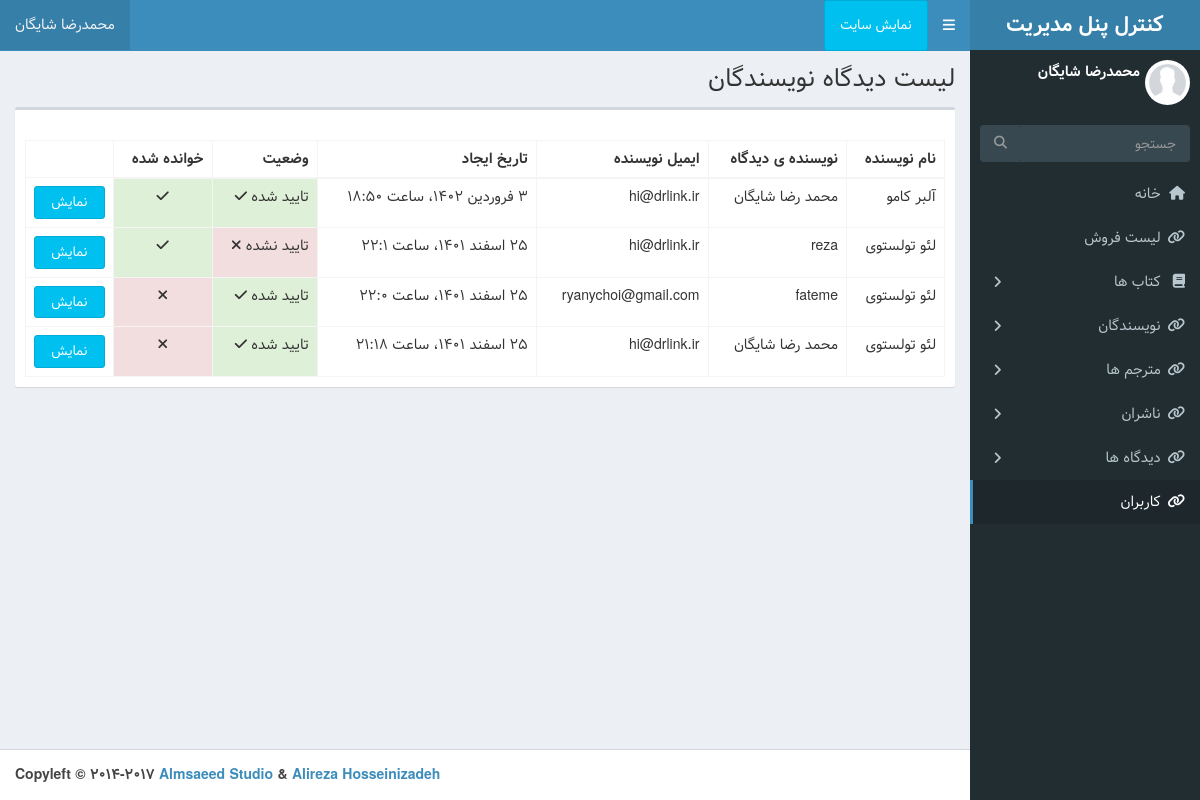
The page /account/admin-dashboard/author-comments (signed in) on the database as committed earlier.
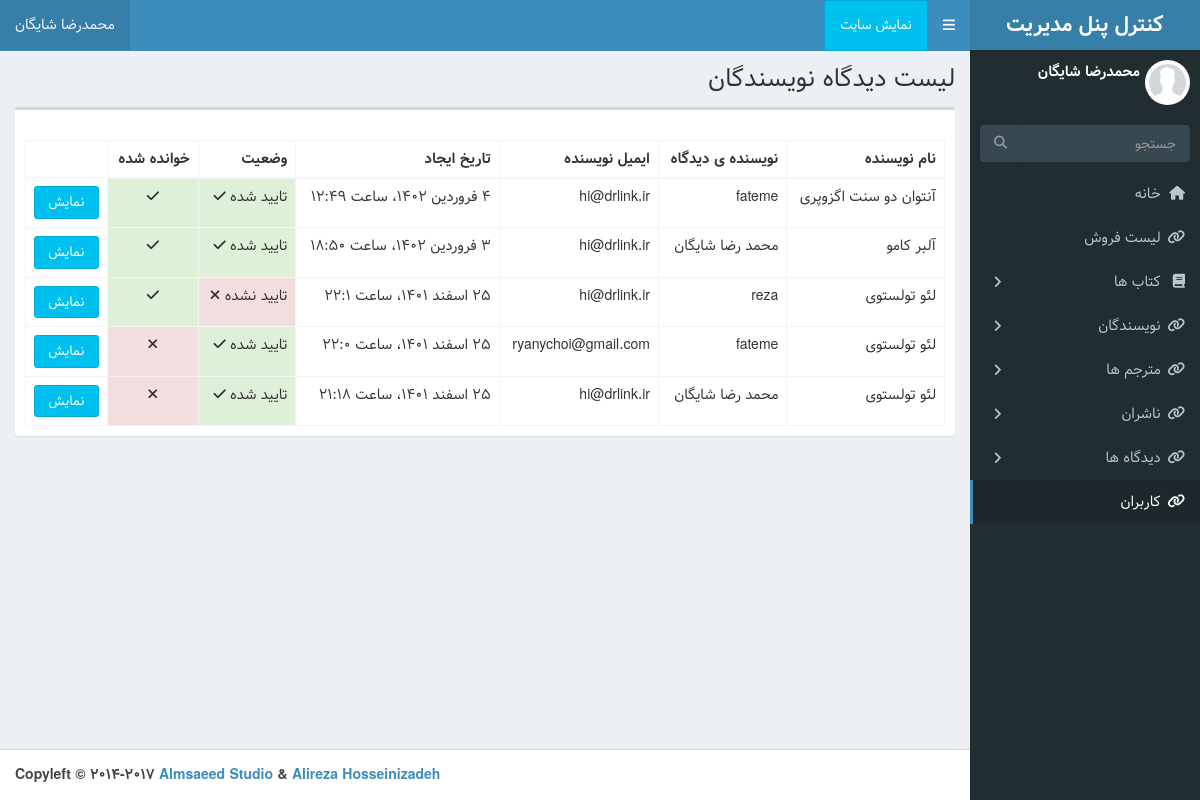
The same page on the database as committed later.
### book/models.py (models this page shows, shortened)
class AuthorComment(models.Model):
	author = models.ForeignKey(Author,on_delete=models.CASCADE,related_name='comments')
	name = models.CharField(max_length=100)
	email = models.EmailField()
	body = models.TextField()
	created_on = models.DateTimeField(auto_now_add=True)
	active = models.BooleanField(default=False)
	is_read = models.BooleanField(default=False)
	class Meta:
		db_table = 'Author Comment'
		ordering = ['-created_on']
	def jpublish(self):
		return jalali_converter(self.created_on)
	objects = AuthorCommentManager()

class Author(models.Model):
	name = models.CharField(max_length=255)
	slug = models.CharField(max_length=255)
	nationality = models.CharField(max_length=255)
	birth = models.IntegerField()
	death = models.IntegerField()
	description = RichTextField()
	picture = models.ImageField(upload_to='author/image')
	status = models.BooleanField(default=False)
	class Meta:
		db_table = 'Author'
	def __str__(self):
		return self.name
	objects = AuthorManager()

### account/views.py (the view)
# urls.py: path('admin-dashboard/author-comments', views.AuthorCommentDashboard.as_view() , name='author-comments_list'),
class AuthorCommentDashboard(LoginRequiredMixin , ListView):
    queryset = AuthorComment.objects.all()
    template_name = 'registration/author_comment_list.html'
    paginate_by = 10

### extensions/jalali.py (called while the page is built)
    def persian_tuple(self):
        return self.persian_year, self.persian_month, self.persian_day

### extensions/utils.py (called while the page is built)
def persian_numbers_converter(mystr):
	numbers = {
		"0": "۰",
		"1": "۱",
		"2": "۲",
		"3": "۳",
		"4": "۴",
		"5": "۵",
		"6": "۶",
		"7": "۷",
		"8": "۸",
		"9": "۹",
	}
	for e, p in numbers.items():
		mystr = mystr.replace(e, p)
	return mystr

def jalali_converter(time):
	jmonths = ["فروردین", "اردیبهشت", "خرداد", "تیر", "مرداد", "شهریور", "مهر", "آبان", "آذر", "دی", "بهمن", "اسفند",]
	time = timezone.localtime(time)
	time_to_str = "{},{},{}".format(time.year, time.month,time.day)
	time_to_tuple = jalali.Gregorian(time_to_str).persian_tuple()
	time_to_list = list(time_to_tuple)
	for index, month in enumerate(jmonths):
		if time_to_list[1] == index + 1:
			time_to_list[1] = month
			break
	output = "{} {} {}، ساعت {}:{}".format(
		time_to_list[2],
		time_to_list[1],
		time_to_list[0],
		time.hour,
		time.minute,
	)
	return persian_numbers_converter(output)

### templates/registration/author_comment_list.html (shortened to what this page needs)
{% extends 'registration/base.html' %}
{% load static %}
{% block title %} لیست دیدگاه نویسندگان  {% endblock %}
{% block main %}
    <section class="content">
        <div class="row">
            <div class="col-xs-12">
                <div class="box">
                    <div class="box-header">
              </div>
              <div class="box-body">
                <table id="example2" class="table table-bordered table-hover">
                  <thead>
                  <tr>
                    <th>نام نویسنده</th>
                    <th> نویسنده ی دیدگاه</th>
                    <th> ایمیل نویسنده</th>
                    <th>تاریخ ایجاد</th>
                    <th>وضعیت</th>
                    <th>خوانده شده</th>
                  </tr>
                  </thead>
                  <tbody>
                      {% for comment in object_list %}
                <tr>
                    <td>{{comment.author}}</td>
                    <td> {{comment.name}}</td>
                    <td>{{comment.email}}</td>
                    <td>{{comment.jpublish}} </td>
                    {% if comment.active == False %}<td  class="tp-3 mb-2 bg-danger text-white">تایید نشده <i class="fa fa-close"></i></td>{% else %}
                    <td class="p-3 mb-2 bg-success text-white">تایید شده <i class="fa fa-check"></i></td>{% endif %}
                    {% if comment.is_read == False %}<td  style="text-align: center;" class="tp-3 mb-2 bg-danger text-white"><i class="fa fa-close"></i></td>{% else %}
                        <td style="text-align: center;" class="p-3 mb-2 bg-success text-white"> <i class="fa fa-check"></i></td>{% endif %}
                    <td><a href="{% url 'Account:author_comment_detail' comment.pk %}" class="btn btn-block btn-info">نمایش</a></td>
                </tr>
                {% endfor %}
                  </tbody>
                </table>
              </div>
            </div>
        </div>
        <section class="articles-pagination">
            <div class="container p-4 ">
            </div>
            </section>
      </section>
{% endblock %}

Rows that differ between the two databases and show on the page:
added AuthorComment: author "آنتوان دو سنت اگزوپری", name "fateme", email "hi@drlink.ir", jpublish "۴ فروردین ۱۴۰۲، ساعت ۱۲:۴۹", active "تایید شده", is_read True (drawn)
